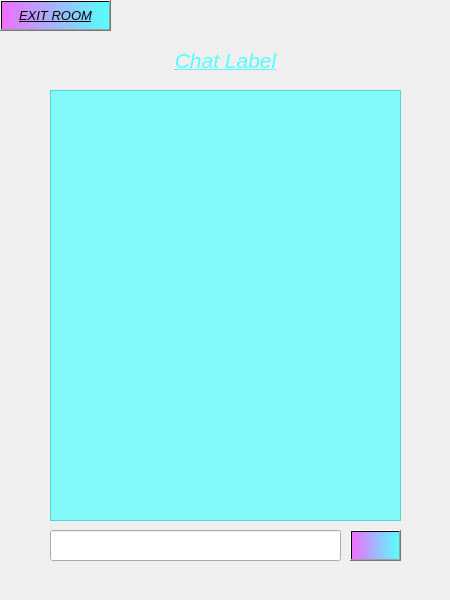
<?xml version="1.0" encoding="UTF-8"?>
<ui version="4.0">
 <class>TextChat</class>
 <widget class="QMainWindow" name="TextChat">
  <property name="geometry">
   <rect>
    <x>0</x>
    <y>0</y>
    <width>450</width>
    <height>600</height>
   </rect>
  </property>
  <property name="windowTitle">
   <string>MainWindow</string>
  </property>
  <widget class="QWidget" name="centralwidget">
   <widget class="QLabel" name="main_bg">
    <property name="geometry">
     <rect>
      <x>-100</x>
      <y>-180</y>
      <width>640</width>
      <height>897</height>
     </rect>
    </property>
    <property name="font">
     <font>
      <family>MV Boli</family>
     </font>
    </property>
    <property name="text">
     <string/>
    </property>
    <property name="pixmap">
     <pixmap>images/main_bg.jpg</pixmap>
    </property>
   </widget>
   <widget class="QListWidget" name="message_list">
    <property name="geometry">
     <rect>
      <x>50</x>
      <y>90</y>
      <width>351</width>
      <height>431</height>
     </rect>
    </property>
    <property name="styleSheet">
     <string notr="true">background-color: rgba(85, 255, 255, 180);</string>
    </property>
   </widget>
   <widget class="QPushButton" name="send_btn">
    <property name="geometry">
     <rect>
      <x>350</x>
      <y>530</y>
      <width>51</width>
      <height>31</height>
     </rect>
    </property>
    <property name="font">
     <font>
      <pointsize>10</pointsize>
      <italic>true</italic>
      <underline>true</underline>
     </font>
    </property>
    <property name="styleSheet">
     <string notr="true">background-color: qlineargradient(spread:pad, x1:0, y1:0, x2:1, y2:0, stop:0 rgb(239, 110, 254), stop:1 rgb(85, 255, 255));</string>
    </property>
    <property name="text">
     <string/>
    </property>
    <property name="icon">
     <iconset>
      <normaloff>../Downloads/iconfinder_mail_115714.png</normaloff>../Downloads/iconfinder_mail_115714.png</iconset>
    </property>
    <property name="iconSize">
     <size>
      <width>40</width>
      <height>30</height>
     </size>
    </property>
    <property name="checkable">
     <bool>false</bool>
    </property>
    <property name="default">
     <bool>false</bool>
    </property>
   </widget>
   <widget class="QLineEdit" name="message">
    <property name="geometry">
     <rect>
      <x>50</x>
      <y>530</y>
      <width>291</width>
      <height>31</height>
     </rect>
    </property>
    <property name="font">
     <font>
      <pointsize>12</pointsize>
     </font>
    </property>
    <property name="styleSheet">
     <string notr="true">padding: 2 5;
</string>
    </property>
   </widget>
   <widget class="QLabel" name="label">
    <property name="geometry">
     <rect>
      <x>50</x>
      <y>40</y>
      <width>351</width>
      <height>41</height>
     </rect>
    </property>
    <property name="font">
     <font>
      <pointsize>16</pointsize>
      <italic>true</italic>
      <underline>true</underline>
     </font>
    </property>
    <property name="styleSheet">
     <string notr="true">color: rgb(85, 255, 255);</string>
    </property>
    <property name="text">
     <string>Chat Label</string>
    </property>
    <property name="alignment">
     <set>Qt::AlignCenter</set>
    </property>
   </widget>
   <widget class="QPushButton" name="exit_btn">
    <property name="geometry">
     <rect>
      <x>0</x>
      <y>0</y>
      <width>111</width>
      <height>31</height>
     </rect>
    </property>
    <property name="font">
     <font>
      <pointsize>10</pointsize>
      <italic>true</italic>
      <underline>true</underline>
     </font>
    </property>
    <property name="styleSheet">
     <string notr="true">background-color: qlineargradient(spread:pad, x1:0, y1:0, x2:1, y2:0, stop:0 rgb(239, 110, 254), stop:1 rgb(85, 255, 255));</string>
    </property>
    <property name="text">
     <string>EXIT ROOM</string>
    </property>
    <property name="iconSize">
     <size>
      <width>40</width>
      <height>30</height>
     </size>
    </property>
    <property name="checkable">
     <bool>false</bool>
    </property>
    <property name="default">
     <bool>false</bool>
    </property>
   </widget>
  </widget>
 </widget>
 <resources/>
 <connections/>
</ui>
